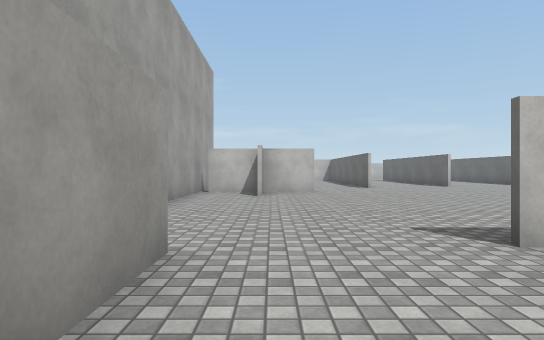
[1] (above)

24 first-person views from a walk through a Unity game level. The camera is 1.2 m above the floor, looks level and sees 75° across. The floor is counted in squares, 1.89 m on a side. Each view is taken from the middle of a square. On the plan, view 1 faces up. The plan holds only what a view shows up to about 10 squares ahead; the rest is blank. The place goes on beyond the plan. The player character is not drawn. Surface patterns are stand-ins for the level's own textures.

[2]
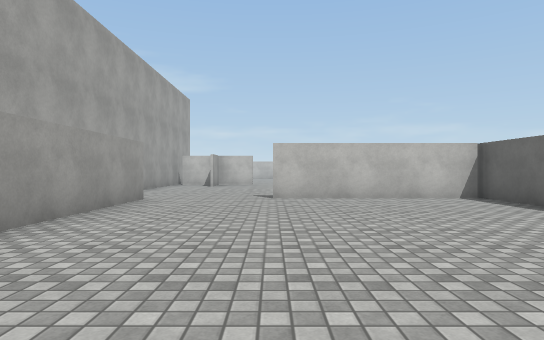

[3]
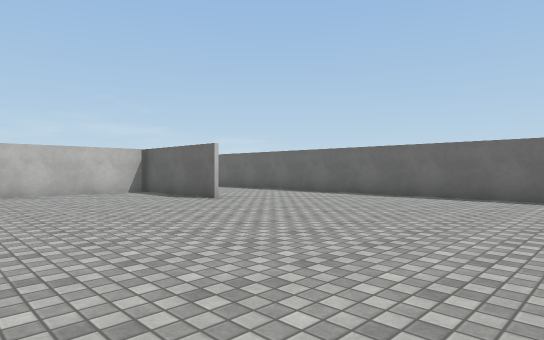

[4]
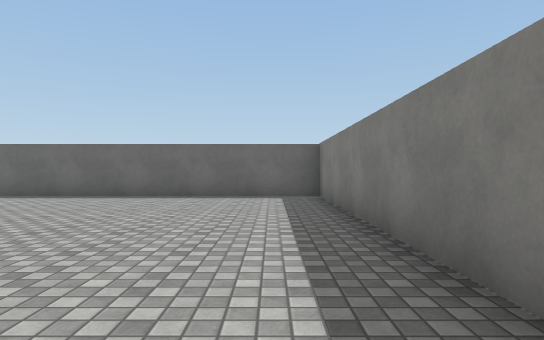

[5]
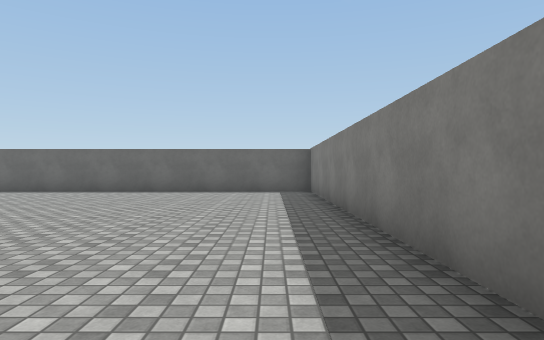

[6]
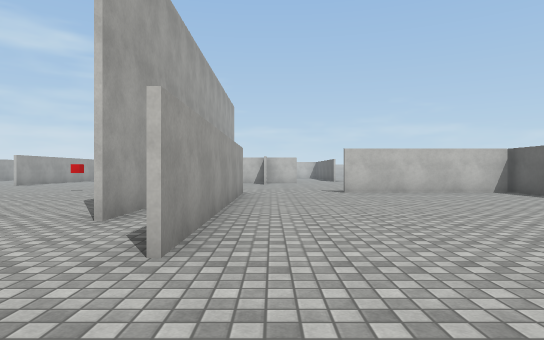

[7]
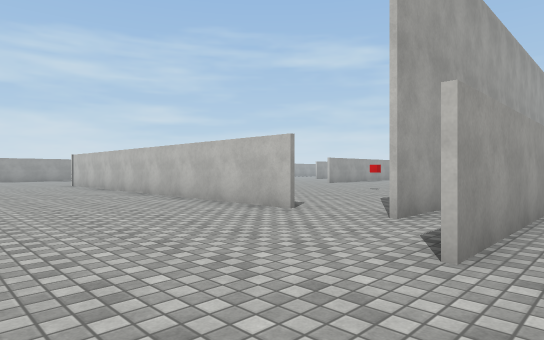

[8]
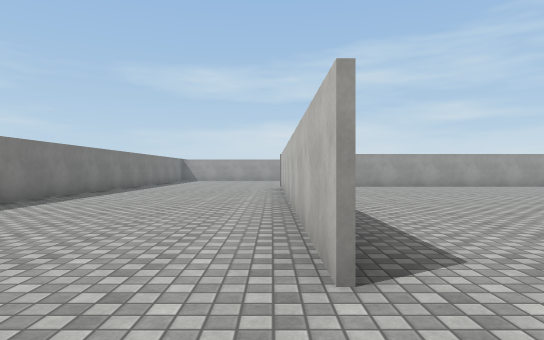

[9]
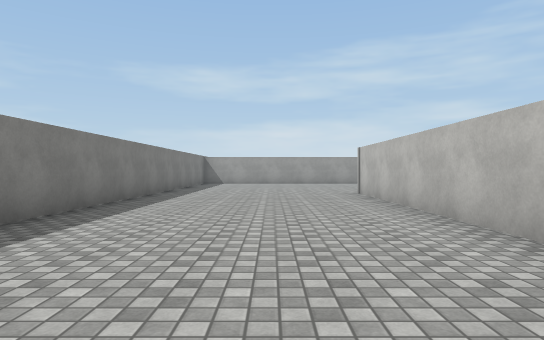

[10]
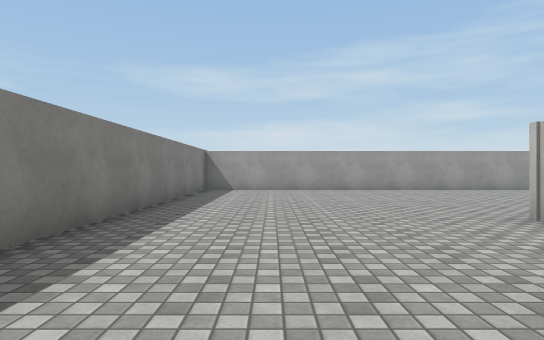

[11]
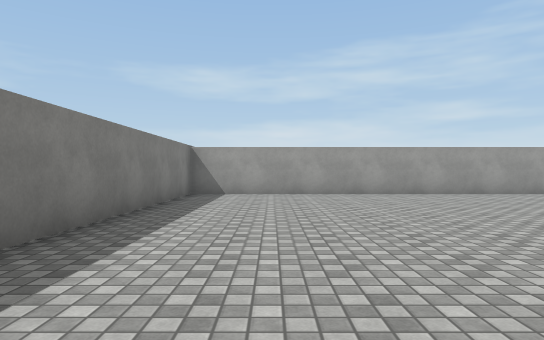

[12]
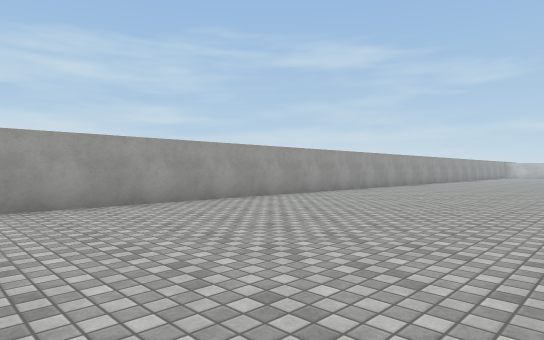

[13]
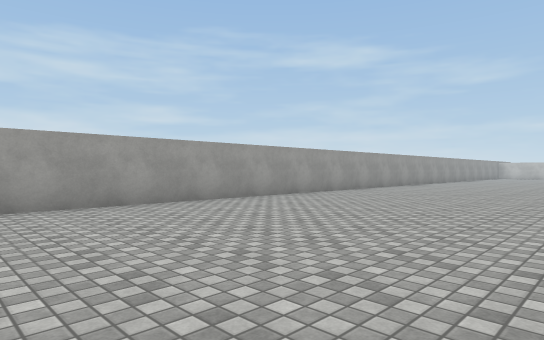

[14]
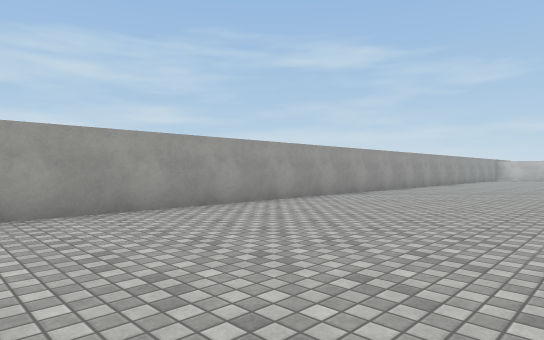

[15]
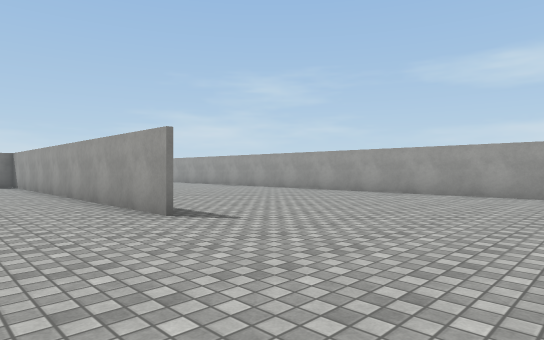

[16]
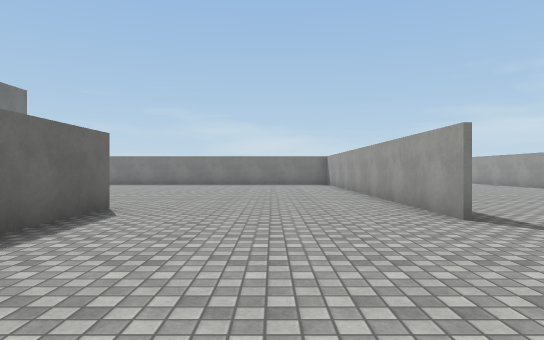

[17]
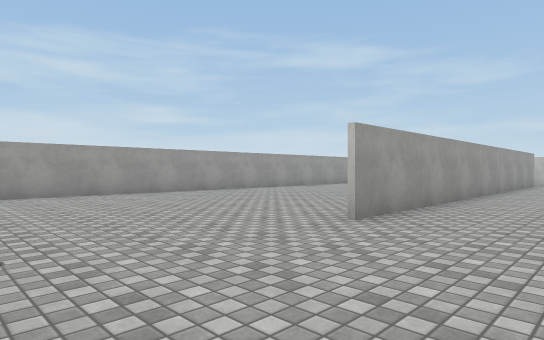

[18]
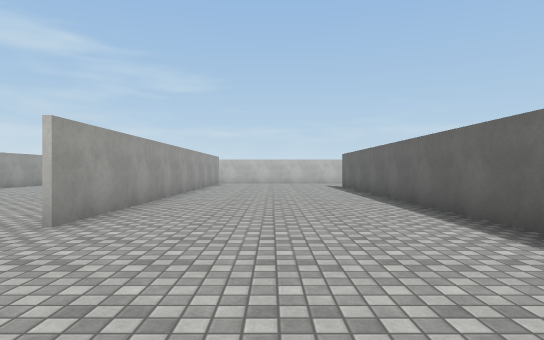

[19]
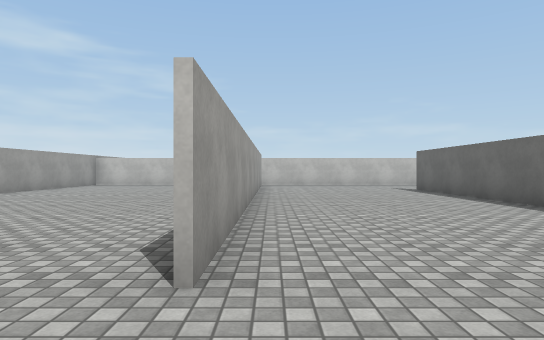

[20]
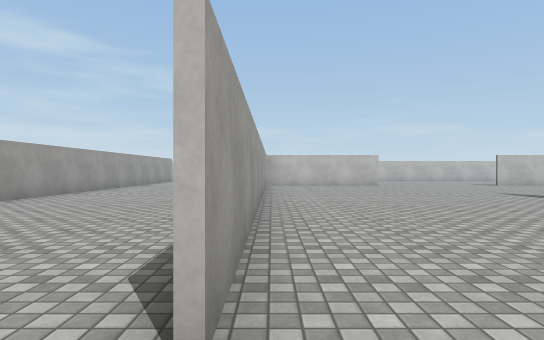

[21]
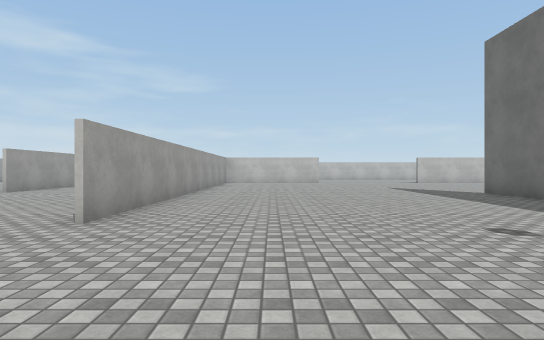

[22]
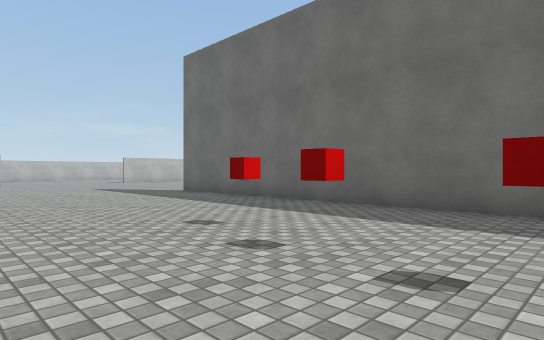

[23]
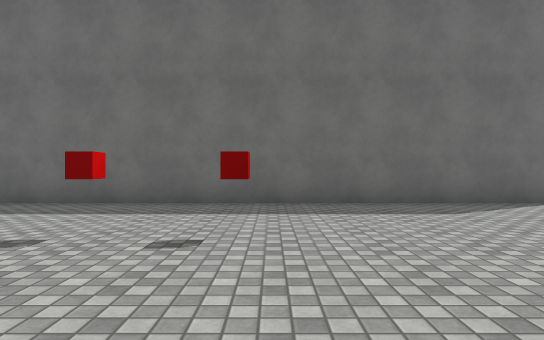

[24]
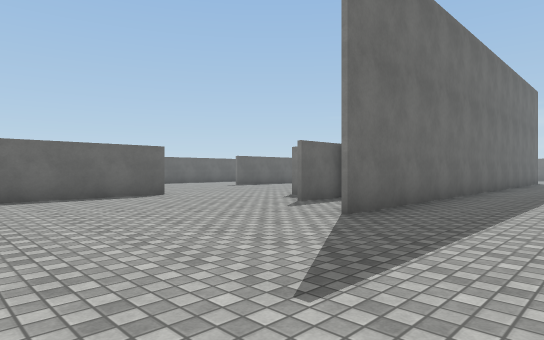

### Floor plan
Points are (right, up) in squares from view 1. A wall is a line through its corners. A room is listed if a view was taken in it or the views show most of it. See-through windows are left out.
Room 1 (views 1, 2, 3, 4, 5, 6, 7)
walls: (6.7, -0.5) (6.7, 2.9) (2, 2.9); (1.5, -8.1) (10.5, -8.1) (10.5, -1.5); (-0.8, 1.6) (-0.8, -4.5)
ways out: opening at (-1, -6) to room 2; opening at (1, 2.3) to room 2; opening at (9, -0.7) to room 2
Room 2 (views 8, 9, 10, 11, 12, 13, 14, 15, 16, 17, 18, 19, 20, 21, 22, 23, 24)
walls: (-10.3, 12.4) (-10.3, 21); (-10.3, 7.1) (-10.3, 9.6); (-10.2, 15) (-10.2, 7.1); (-0.4, 10) (-0.4, 11.5); (-0.4, 10) (-2.1, 10) (-2.1, 7.1); (1.2, 10) (-0.2, 10) (-0.2, 8.9); (-15.4, 8.6) (-15.4, 1.2); (-0.8, 2.8) (-0.8, 1.6); (3.4, 12.5) (3.4, 16); (-3.9, -2.6) (-15.6, -2.6); (-2.2, -2.2) (-2.2, 12.8); (-15.4, 20.8) (-15.4, 12.9); (-22.3, 13.9) (-22.3, -8.1) (-8.6, -8.1); (-22.3, 21) (-22.3, 20.5); (10.5, -1.5) (10.5, -0.5)
ways out: opening at (-1, -6) to room 1; opening at (1, 2.3) to room 1; opening at (9, -0.7) to room 1
objects: red cube (-5, 6)

Positions as (right, up) in squares from view 1, and headings:
1: (0, 0), facing up
2: (2, -5), facing up
3: (2, -7), facing up-right
4: (2, -7), facing right
5: (0, -7), facing right
6: (0, -7), facing up
7: (0, -7), facing up-left
8: (-2, -3), facing left
9: (-6, -5), facing left
10: (-11, -6), facing left
11: (-13, -6), facing left
12: (-16, -5), facing up-left
13: (-16, -3), facing up-left
14: (-17, 2), facing up-left
15: (-13, 13), facing down-left
16: (-13, 13), facing down
17: (-13, 9), facing up-left
18: (-13, 9), facing up
19: (-15, 11), facing up
20: (-10, 6), facing up
21: (-8, 3), facing up
22: (-8, 3), facing up-right
23: (-9, 3), facing right
24: (-5, 17), facing down-right
